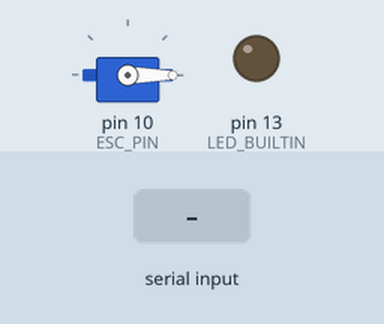
A sketch run on a simulated Arduino Uno, built with avr-gcc and run on an emulated ATmega328P. Parts: servo, output pins drawn as LEDs (lit = HIGH). The test bench sets the inputs (shaded band).

Above: at 1.2 s.
1.3 s: "h" received over Serial
At 1.6 s:
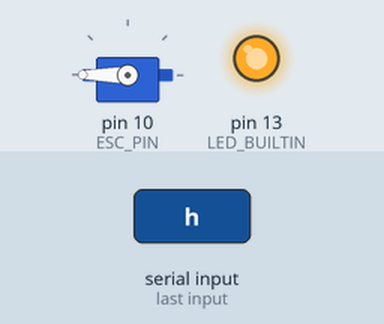
2.8 s: "l" received over Serial
At 3.9 s:
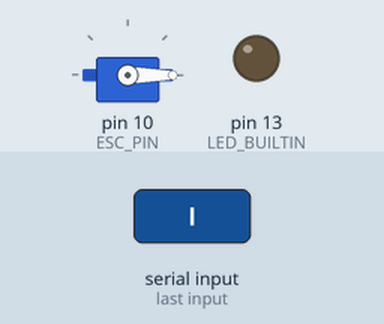
Timing chart, 0 to 5.8 s (numbered marks = the images above; inputs shaded):
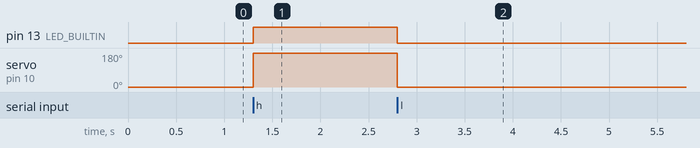

The sketch:

esc_test.ino
```cpp
#include <Servo.h>

#define ESC_PIN 10

Servo esc;

void setup() {
    pinMode(LED_BUILTIN, OUTPUT);
    Serial.begin(115200);


    esc.attach(ESC_PIN, 1000, 2000);
    esc.write(1000);
}

void loop() {
    if (Serial.available()) {
        char inchar = Serial.read();

        if (inchar == 'h') {
            esc.write(2000);
            digitalWrite(LED_BUILTIN, HIGH);
        }
        else if (inchar == 'l') {
            digitalWrite(LED_BUILTIN, LOW);
            esc.write(1000);
        }
    }
}
```

Measured:
- after the input at 1.3 s, pin 13 (LED_BUILTIN): LOW → HIGH at once; servo on pin 10 (ESC_PIN): 0° → 180° at once
- after the input at 2.8 s, pin 13 (LED_BUILTIN): HIGH → LOW at once; servo on pin 10 (ESC_PIN): 180° → 0° at once
